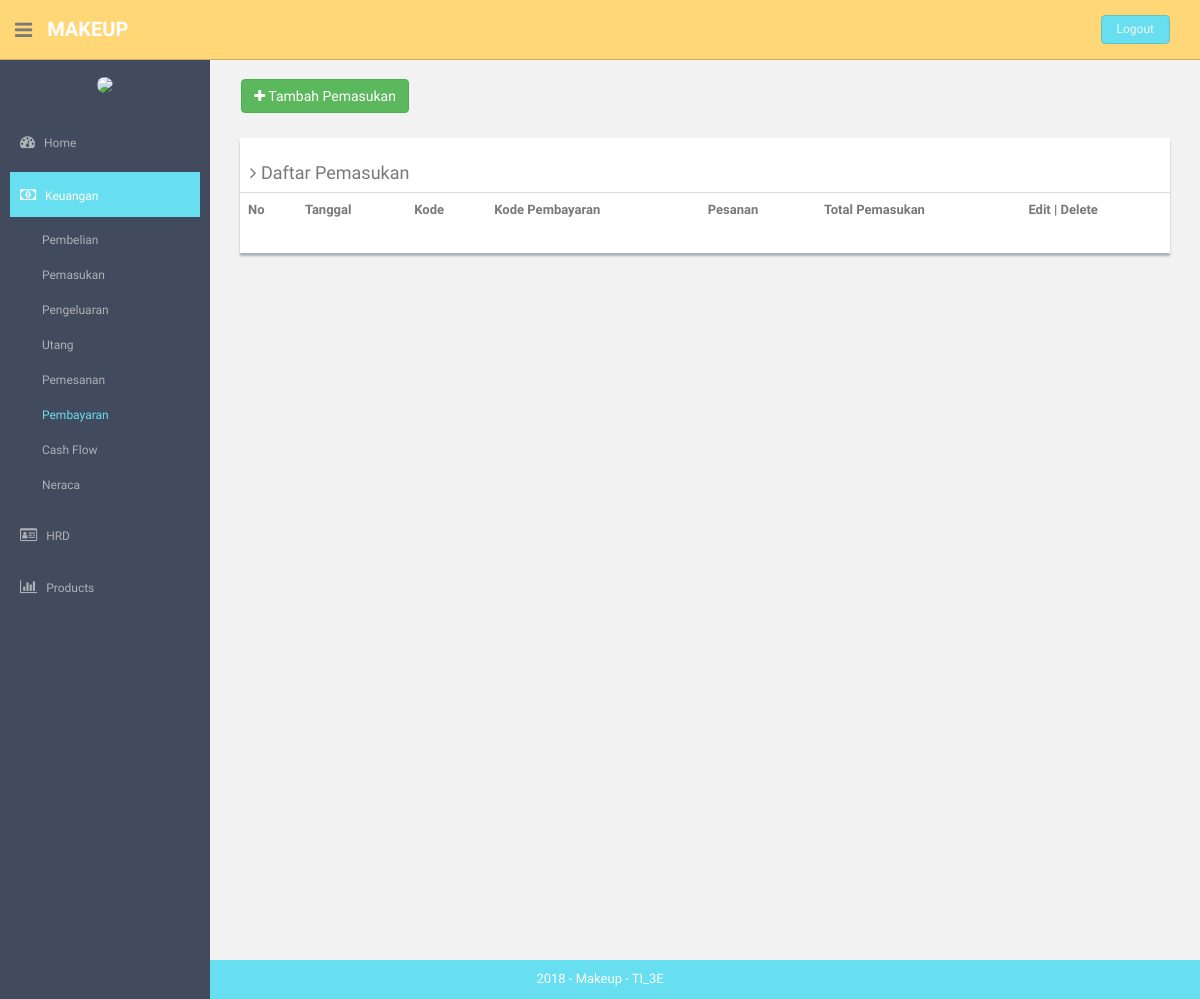
The app's page /index.php/pembayaran, older data.
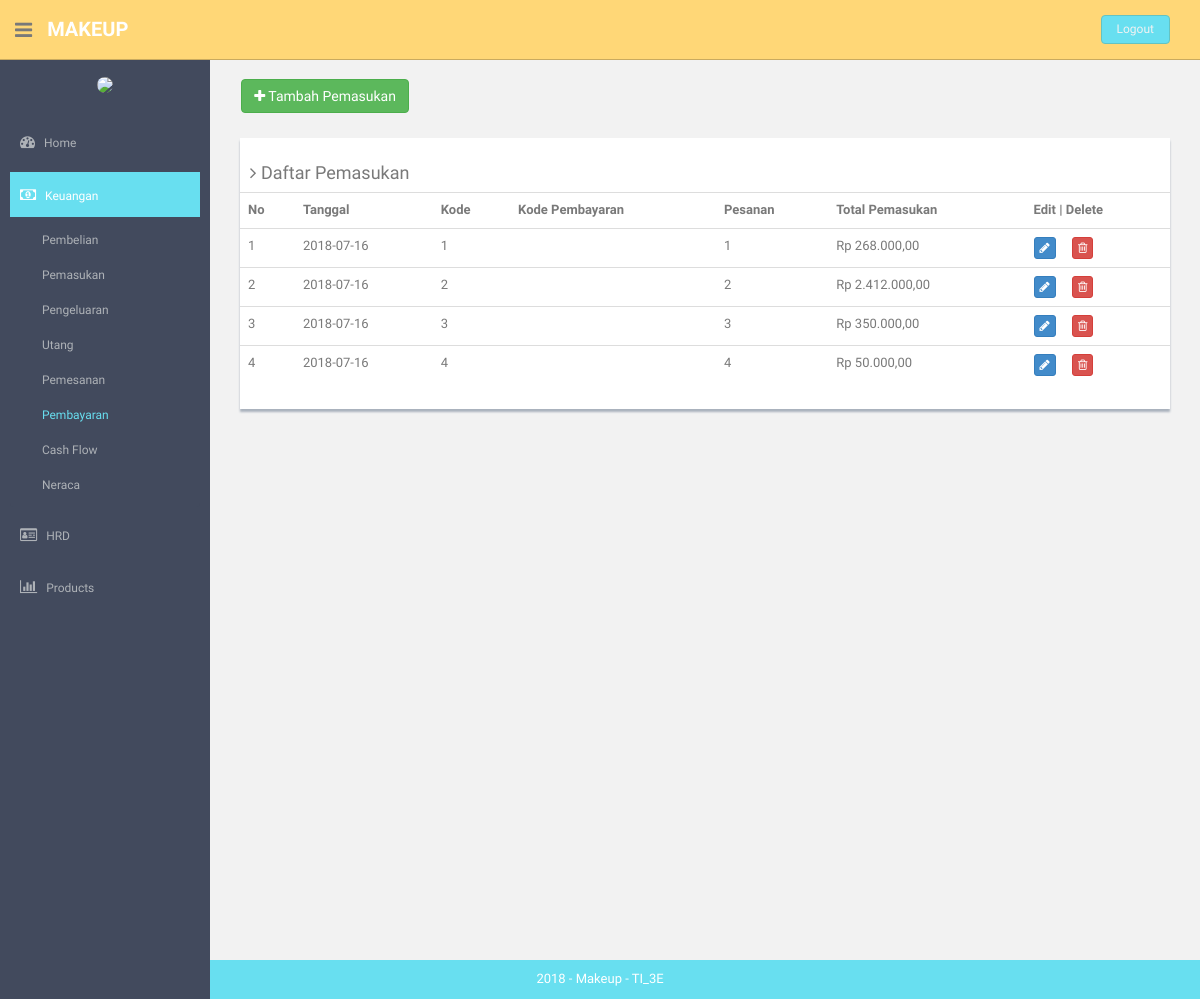
The same page, newer data.
### tables this page shows
CREATE TABLE `pembayaran` (
  `id_pembayaran` int(11) NOT NULL,
  `id_pemesanan` int(11) NOT NULL,
  `total_pembayaran` int(11) NOT NULL,
  `tgl_pembayaran` date NOT NULL,
  `kode_pembayaran` varchar(7) NOT NULL
);

### application/controllers/Pembayaran.php (called while the page is built, shortened)
<?php
class Pembayaran extends CI_Controller {
	public function __construct()
	{
		$this->load->helper('url','form');
		$this->load->library('form_validation');
		$this->load->model('pembayaran_model');
        $this->load->model('pemesanan_model');
		$this->load->helper('html');
		$this->load->library('image_lib');
        $this->load->model('produk_model');
        $this->load->model('user_model');
        $this->load->model('kategori_model');
	}
	public function index()
    {
        $object['pemasukan']=$this->pembayaran_model->getDataPembayaran();
        $cek['status'] = array(
                'home'=>'',
                'hrd'=>'',
                'keuangan'=>'active',
                'produk'=>'',
                'pembelian'=>'',
                'pemasukan'=>'',
                'pengeluaran'=>'',
                'pembayaran'=>'active',
                'pemesanan'=>'',
                'utang'=>'',
                'cash_flow'=>'',
                'neraca'=>'',
                'admin'=>'',
                'gaji'=>'',
                'golongan'=>'',
                'absensi'=>'',
                'user'=>'',
                'barang'=>'',
                'supplier'=>'',
                'kategori'=>'',
                );
        $this->load->view('component/header',$cek);
        $this->load->view('Pemasukan/view_pembayaran',$object);
        $this->load->view('component/footer');
    }
}

### index.php (called while the page is built, shortened)
<?php
require_once BASEPATH.'core/CodeIgniter.php';

### application/models/Pembayaran_model.php (called while the page is built, shortened)
<?php
class Pembayaran_model extends CI_Model {
	public function getDataPembayaran()
	{
		$query = $this->db->query("SELECT id_pembayaran, id_pemesanan, total_pembayaran, tgl_pembayaran from pembayaran");
		return $query->result();
	}
}

### application/views/Pemasukan/view_pembayaran.php (the view)
<?php
function rupiah($angka){
  $hasil_rupiah = "Rp " . number_format($angka,2,',','.');
  return $hasil_rupiah;
}
?>
<section id="main-content">
  <section class="wrapper site-min-height">
    <br>&nbsp;&nbsp;&nbsp;&nbsp;
    <a href="<?php echo base_url('index.php/pembelian/form_pembelian'); ?>"><button type="button" class="btn btn-success "><i class="fa fa-plus"> </i> Tambah Pemasukan</button></a>
    <br>
    <div class="col-md-12 mt">
      <div class="content-panel">
        <table class="table table-hover">
        <h4><i class="fa fa-angle-right"></i> Daftar Pemasukan</h4>
        <tr>
          <th>No</th>
          <th>Tanggal</th>
          <th>Kode </th>
          <th>Kode Pembayaran</th>
          <th>Pesanan</th>
          <th>Total Pemasukan</th>
          <th align="center">Edit | Delete</th>
        </tr>
        <?php
        $no = 1;
        foreach($pemasukan as $key){
        ?>
        <tr>
          <td><?php echo $no++ ?></td>
          <td><?php echo $key->tgl_pembayaran ?></td>
          <td><?php echo $key->id_pembayaran ?></td>
          <td><?php echo $key->kode_pembayaran ?></td>
          <td><?php echo $key->id_pemesanan ?></td>
          <td><?php echo rupiah($key->total_pembayaran) ?></td>
          <td>
                <a class="btn btn-primary btn-xs" href="<?php echo site_url('pembelian/update/').$key->id_pembayaran ?>">
                  <i class="fa fa-pencil"></i>
                </a>&nbsp;&nbsp;&nbsp;&nbsp;
                <a class="btn btn-danger btn-xs" href="<?php echo site_url('pembelian/delete/').$key->id_pembayaran ?>">
                  <i class="fa fa-trash-o"></i>
                </a>
          </td>
        </tr>
        <?php } ?>
      </table>
      </div>
      </div>
    </section>
    </section>

Row changes from the older to the newer data that the page shows:
added pembayaran: tgl_pembayaran "2018-07-16", id_pembayaran "1", id_pemesanan "1", total_pembayaran "Rp 268.000,00"
added pembayaran: tgl_pembayaran "2018-07-16", id_pembayaran "2", id_pemesanan "2", total_pembayaran "Rp 2.412.000,00"
added pembayaran: tgl_pembayaran "2018-07-16", id_pembayaran "3", id_pemesanan "3", total_pembayaran "Rp 350.000,00"
added pembayaran: tgl_pembayaran "2018-07-16", id_pembayaran "4", id_pemesanan "4", total_pembayaran "Rp 50.000,00"
